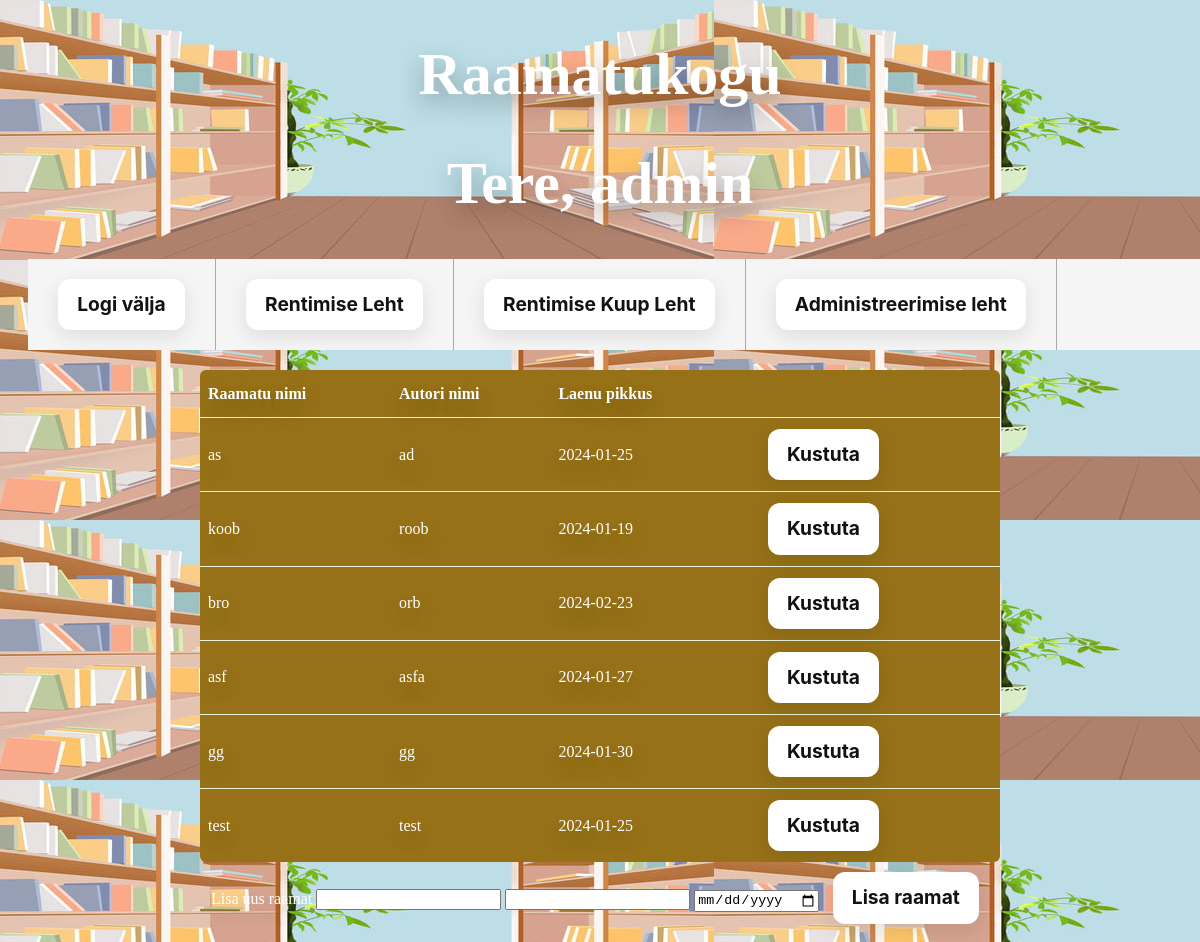
/haldusLeht.php (signed in), run on the app's committed database.
### tables this page shows
CREATE TABLE `raamatukogu` (
  `id` int(11) NOT NULL,
  `nimi` varchar(50) DEFAULT NULL,
  `autor` varchar(50) DEFAULT NULL,
  `laenutus_kuup` text DEFAULT 'puudub',
  `laenu_pikkus` date DEFAULT NULL,
  `saadavus` text DEFAULT 'on'
);

### haldusLeht.php (the view, shortened to what this page needs)
<?php
require_once ('conf.php');
function isAdmin(){
    return  isset($_SESSION['onAdmin']) && $_SESSION['onAdmin'];
}
?>
<!doctype html>
<html lang="et">
<head>
<link rel="stylesheet" type="text/css" href="style.css">
</head>
<body>
<header>
    <h1>Raamatukogu</h1>
    <?php
    if(isset($_SESSION['kasutaja'])){
        ?>
        <h1>Tere, <?="$_SESSION[kasutaja]"?></h1>
        <nav>
        <ul>
        <li>
        <a href="logout.php"><button id="LogOutButton" class="button-35">Logi välja</button></a>
        </li>
        <li>
             <a href="rentimiseLeht.php" ><button id="haldusbtn" class="button-35">Rentimise Leht</button></a>
        </li>
        <li>
             <a href="kuupLeht.php" ><button id="haldusbtn2" class="button-35">Rentimise Kuup Leht</button></a>
        </li>
        <?php if(isAdmin()){ ?>
            <li>
                <a href="haldusLeht.php"><button id="adminbtn" class="button-35">Administreerimise leht</button></a>
            </li>
            </ul>
    </nav>
        <?php } ?>
        <?php
    }
    ?>
</header>
</head>
<body>
<?php
if (isset($_SESSION["kasutaja"])) {
?>
<table>
    <tr>
        <th>Raamatu nimi</th>
        <th>Autori nimi</th>
        <th>Laenu pikkus</th>
    </tr>
<?php
    global $yhendus;
    $kask=$yhendus->prepare("SELECT id, nimi, autor, laenu_pikkus FROM raamatukogu");
    $kask->bind_result($id, $nimi, $autor, $laenupikkus);
    $kask->execute();
    while($kask->fetch()){
        echo "<tr>";
        $nimi=htmlspecialchars($nimi);
        echo "<td>".$nimi."</td>";
        echo "<td>".$autor."</td>";
        echo "<td>".$laenupikkus."</td>";
        echo "<td>";
         if(isAdmin()){
            echo "<td><a href='?kustuta=$id'><button class='button-35'> Kustuta</button></a></td>";
         }
            echo "</tr>";
    }
?>
</table>
    <?php
    if(isAdmin()) { ?>
    <form action="?">
        <label for="raamatunimi">Lisa uus raamat</label>
        <input type="text" name="raamatunimi" id="raamatunimi">
        <input type="text" name="autorinimi" id="autorinimi">
        <input type="date" name="laenupikkus" id="laenupikkus">
        <input class="button-35" type="submit" value="Lisa raamat">
    </form>
    <?php }  }  ?>
</body>
</html>

### style.css (style rules this page uses)
li { float: left; }
li a { display: block; color:darkorange; font-size: 20px; text-align: center; text-decoration: none; padding: 10px 20px; border-right: solid 1px darkgrey; font-variant: small-caps; }
ul { list-style-type: none; margin: 20px; padding: 0; overflow: hidden; background-color: whitesmoke; width: 100%; }
.button-35 { align-items: center; background-color: #fff; border-radius: 12px; box-shadow: transparent 0 0 0 3px,rgba(18, 18, 18, .1) 0 6px 20px; box-sizing: border-box; color: #121212; cursor: pointer; display: inline-flex; flex: 1 1 auto; font-family: Inter,sans-serif; font-size: 1.2rem; font-weight: 700; justify-content: center; line-height: 1; margin: 10px; outline: none; padding: 1rem 1.2rem; text-align: center; text-decoration: none; transition: box-shadow .2s,-webkit-box-shadow .2s; white-space: nowrap; border: 0; user-select: none; -webkit-user-select: none; touch-action: manipulation; }
body { background-image: url("background.jpg"); background-color: #cccccc; color: #fff; text-align: center; text-shadow: 0 10px 25px rgba(0, 0, 0, 0.3); }
h1 { position: relative; color: #fff; font: 900 60px Montserrat; text-shadow: 0 10px 25px rgba(0, 0, 0, 0.3); }

### data on the page
raamatukogu: nimi "as", autor "ad", laenu_pikkus "2024-01-25"
raamatukogu: nimi "koob", autor "roob", laenu_pikkus "2024-01-19"
raamatukogu: nimi "bro", autor "orb", laenu_pikkus "2024-02-23"
raamatukogu: nimi "asf", autor "asfa", laenu_pikkus "2024-01-27"
raamatukogu: nimi "gg", autor "gg", laenu_pikkus "2024-01-30"
raamatukogu: nimi "test", autor "test", laenu_pikkus "2024-01-25"

### other printed values
$_SESSION[kasutaja] "admin"
